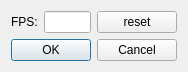
<?xml version="1.0" encoding="UTF-8"?>
<ui version="4.0">
 <class>FPS</class>
 <widget class="QDialog" name="FPS">
  <property name="geometry">
   <rect>
    <x>0</x>
    <y>0</y>
    <width>183</width>
    <height>72</height>
   </rect>
  </property>
  <property name="windowTitle">
   <string>Dialog</string>
  </property>
  <layout class="QVBoxLayout" name="verticalLayout">
   <item>
    <layout class="QHBoxLayout" name="horizontalLayout">
     <item>
      <widget class="QLabel" name="label">
       <property name="text">
        <string>FPS:</string>
       </property>
      </widget>
     </item>
     <item>
      <widget class="QLineEdit" name="fps_text"/>
     </item>
     <item>
      <widget class="QPushButton" name="reset">
       <property name="text">
        <string>reset</string>
       </property>
      </widget>
     </item>
    </layout>
   </item>
   <item>
    <widget class="QDialogButtonBox" name="buttonBox">
     <property name="orientation">
      <enum>Qt::Horizontal</enum>
     </property>
     <property name="standardButtons">
      <set>QDialogButtonBox::Cancel|QDialogButtonBox::Ok</set>
     </property>
    </widget>
   </item>
  </layout>
 </widget>
 <resources/>
 <connections>
  <connection>
   <sender>buttonBox</sender>
   <signal>accepted()</signal>
   <receiver>FPS</receiver>
   <slot>accept()</slot>
   <hints>
    <hint type="sourcelabel">
     <x>248</x>
     <y>254</y>
    </hint>
    <hint type="destinationlabel">
     <x>157</x>
     <y>274</y>
    </hint>
   </hints>
  </connection>
  <connection>
   <sender>buttonBox</sender>
   <signal>rejected()</signal>
   <receiver>FPS</receiver>
   <slot>reject()</slot>
   <hints>
    <hint type="sourcelabel">
     <x>316</x>
     <y>260</y>
    </hint>
    <hint type="destinationlabel">
     <x>286</x>
     <y>274</y>
    </hint>
   </hints>
  </connection>
 </connections>
</ui>
